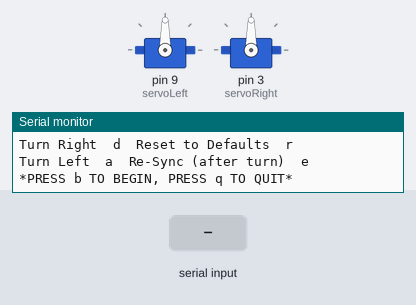
Bench run of a sketch on a simulated Arduino Uno, built with avr-gcc and run on an emulated ATmega328P. On the bench: 2 × servo, the last lines printed to the serial monitor. The test bench sets the inputs (shaded band).

Above: at 3.9 s.
4.0 s: "b" received over Serial
At 4.5 s:
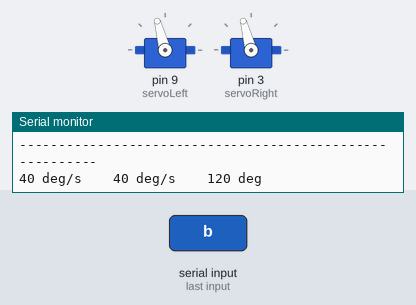
7.0 s: "s" received over Serial
At 9.2 s:
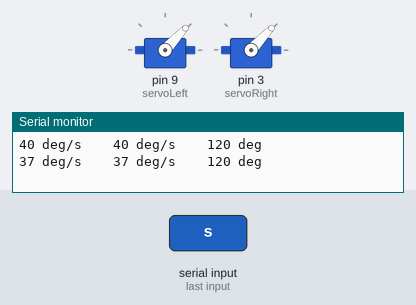
10.0 s: "a" received over Serial
13.0 s: "w" received over Serial
At 13.8 s:
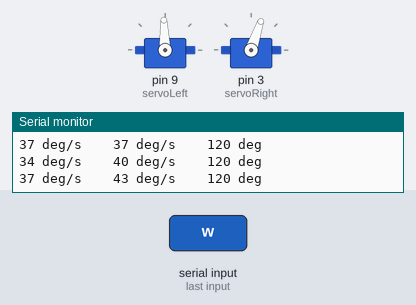
16.0 s: "z" received over Serial
19.0 s: "e" received over Serial
Timing chart, 0 to 69.5 s (numbered marks = the images above; inputs shaded):
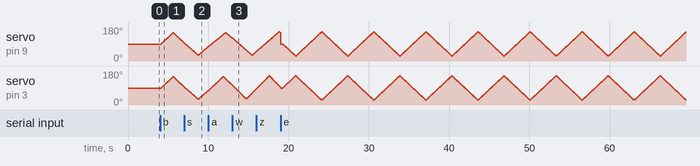

Measured:
- after the input at 4.0 s, servo on pin 9 (servoLeft), servo on pin 3 (servoRight): rises from 90° to 150° in 1.5 s, then falls to 95° in 1.4 s

The sketch:

fin_control.ino
```cpp
/* Created for ME 556 by Ross Schrader
 *  University of Alabama
 *  Dr. Vishesh Vikas
 *  December 2021
 *
 *  Project done by Ross Schrader, Brenin Douglas, Joseph Lulka
 *
 *  This is code to control a soft robotic manta ray. Controls fin movement using two servo motors.
 *
 *  see https://github.com/rhschrader/Bama-Ray
 *
 *  Contact Ross Schrader at rhschrader@crimson.ua.edu with any questions
*/

#include <Servo.h>

#include "Timer.h"

Timer t;

Servo servoLeft; // controls left servo
Servo servoRight; // controls right servo
char input = " ";

// timer events for movement of left and right servos
int leftControl;
int rightControl;

// the time delay between moving the left servo 1 degree (in milliseconds)
int left_rate = 25;
int right_rate = 25;

 // Maximum angle you want servo to reach (180 is full vertical (90 degrees up))
int left_maxDeg = 150;
int right_maxDeg = 150;

 // Minimum angle you want servo to reach (0 is 90 degrees down)
int left_minDeg = 30;
int right_minDeg = 30;

// Default values used to reset
int def_left_rate = left_rate;
int def_right_rate = right_rate;
int def_left_maxDeg = left_maxDeg;
int def_left_minDeg = left_minDeg;
int def_right_maxDeg = right_maxDeg;
int def_right_minDeg = right_minDeg;

// angular position of servos (0-180 degrees)
int left_pos = 0;
int right_pos = 0;

// boolean to track whether the sweep of the servo is moving up or down
bool left_up = true;
bool right_up = false;

// starts and stops the flapping
bool isRunning = false;

void setup() {
  Serial.begin(9600);

  // sets up the servos
  initializeServos();

  // reads the servo position and sets position variable to that
  left_pos = servoLeft.read();
  right_pos = servoRight.read();

  // initializes the Serial monitor
  initializeScreen();
  delay(500);

  // sets default timer events for moving the left and right servos
  leftControl = t.every(left_rate, left_move, 100000);
  rightControl = t.every(right_rate, right_move, 100000);

}

void loop() {

  // this loop executes the flapping of the fins
  while (isRunning == true){

    // gets an input from the serial monitor
    getSpd();

    // When pressing 'a' or 'd' to turn, the servos can get very out of sync. This function puts them back at the same position and speed
    if(input == 'e'){
      syncServos();
    }

    // Processing the input character and ajusting angular velocity of each servo accordingly
        /* Toy servo's like the ones we are using are typical controlled using the delay() function.
         *  (see Examples -> servo -> sweep under File in Arduino IDE). The delay function is used to set the amount of time between
         *  increasing or decreasing 1 degree of the servo, therefore controlling the angular velocity of the servo.
         *  The delay function is not ideal for our situation because no other processes can occur during the delay. In order to
         *  avoid this problem, I am using the "Timer.h" library (see https://playground.arduino.cc/Code/Timer/). This allows an event to occur
         *  every x amount of time without interupting the rest of the code. Usually these timers are set in the setup loop. The problem there is
         *  that you cannot change the time interval on which it occurs. To get around this problem, each time the user changes the angular velocity
         *  of the servos, the previous timer event must be stopped using t.stop() (used in changeLeft() and changeRight()). Then, a new timer event
         *  must be initiated using the new time interval (left_rate and right_rate). This is also done in changeLeft() and changeRight()
        */
    changeLeft();
    changeRight();

    printProperties();

    // updates all timer events
    t.update();

    // if q is pressed, flapping of the fins will quit
    if(input == 'q'){
     isRunning = false;
     initializeScreen();
    }
   }

   // this loop runs while there is no motion in the servos (after q has been pressed)
   while(isRunning == false){

    // receives an input from the serial monitor
    getSpd();

    // if the user presses b, the flapping will begin again
    if (input == 'b') {
      isRunning = true;
      propertyHeaders();
      printProperties();
    }


   }
}


// takes input character and changes the speed of the right servo accordingly
void changeRight(){
  // This block increases speed. By sending a 'w' to the serial monitor, the speed will increase
  if(input == 'w'){
    right_rate = right_rate - 2; // decreases the amount of time in between executing right_move
    t.stop(rightControl); // stops the timer event, a new one will be created
    rightControl = t.every(right_rate, right_move, 100000);
  }
  // This block slows the speed down. By sending an 's' to the serial monitor, the speed will decrease
  if(input == 's'){
    right_rate = right_rate + 2;
    t.stop(rightControl);
    rightControl = t.every(right_rate, right_move, 100000);
  }
  // This block turns the robot left by decreasing the speed of the left fin and increasing the speed of the right fin
  if(input == 'a'){
    right_rate = right_rate - 2;
    t.stop(rightControl);
    rightControl = t.every(right_rate, right_move, 100000);
  }
  // This block turns the robot right by decreasing the speed of the left fin and increasing the speed of the right fin
  if(input == 'd'){
    right_rate = right_rate + 2;
    t.stop(rightControl);
    rightControl = t.every(right_rate, right_move, 100000);
  }

  // changes the amplitude or 'range of degrees' that the servo travels in one sweep
  // this results in a change of 10 degrees wider
  if(input == 'z') {
    right_maxDeg = right_maxDeg + 5;
    right_minDeg = right_minDeg - 5;
  }

  // changes the amplitude or 'range of degrees' that the servo travels in one sweep
  // this results in a change of 10 degrees narrower
  if(input == 'x') {
    right_maxDeg = right_maxDeg - 5;
    right_minDeg = right_minDeg + 5;
  }

  // reverts all settings on the right servo to defaults
  if(input == 'r') {
    right_rate = def_right_rate;
    t.stop(rightControl);
    rightControl = t.every(right_rate, right_move, 100000);

    right_maxDeg = def_right_maxDeg;
    right_minDeg = def_right_minDeg;
  }
}


// takes input character and adjusts the speed of the left servo accordingly
void changeLeft(){
  // This block increases speed. By sending a 'w' to the serial monitor, the speed will increase
  if(input == 'w'){

    // subtracts 2 milliseconds
    left_rate = left_rate - 2;
    // this function moves the servo 1 degree every left_rate milliseconds, so angular velocity can be calculated as below
    t.stop(leftControl);

    leftControl = t.every(left_rate, left_move, 100000);
  }
  // This block slows the speed down. By sending an 's' to the serial monitor, the speed will decrease
  if(input == 's'){

    // adds 2 milliseconds
    left_rate = left_rate + 2;

    // calculates angular velocity in terms of deg/s
    // this function moves the servo 1 degree every left_rate milliseconds, so angular velocity can be calculated as below
    t.stop(leftControl);

    leftControl = t.every(left_rate, left_move, 100000);
  }
  // This block turns the stingray left by decreasing the speed of the left fin and increasing the speed of the right fin
  if(input == 'a'){
    left_rate = left_rate + 2;

    t.stop(leftControl);

    leftControl = t.every(left_rate, left_move, 100000);
  }
  // This block turns the stingray right by decreasing the speed of the left fin and increasing the speed of the right fin
  if(input == 'd'){
    left_rate = left_rate - 2;

    t.stop(leftControl);

    leftControl = t.every(left_rate, left_move, 100000);
  }

   // changes the amplitude or 'range of degrees' that the servo travels in one sweep
  // this results in a change of 10 degrees wider
  if(input == 'z') {
    left_maxDeg = left_maxDeg + 5;
    left_minDeg = left_minDeg - 5;
  }

  // changes the amplitude or 'range of degrees' that the servo travels in one sweep
  // this results in a change of 10 degrees narrower
  if(input == 'x') {
    left_maxDeg = left_maxDeg - 5;
    left_minDeg = left_minDeg + 5;
  }

  // reverts all settings of left servo to defaults
  if(input == 'r'){
    left_rate = def_left_rate;
    t.stop(leftControl);
    leftControl = t.every(left_rate, left_move, 100000);

    left_maxDeg = def_left_maxDeg;
    left_minDeg = def_left_minDeg;

  }
}

// The getSpd function receives an input character from the serial monitor
void getSpd() {
  if(Serial.available()){
        input = Serial.read();
    }
    else {
      input = ' ';
    }
}


// This function is what actually moves the right servo
void right_move(){

  // moving 0 -> 180
  if ((right_pos < right_maxDeg) && (right_up == false)){

    // increasing the degree by an increment of 1 and writing that position to the servo
    right_pos++;
    servoRight.write(right_pos);

    // checking if right position is equal to the maximum position
    if (right_pos == right_maxDeg){
    right_up = true;
    }
  }

  // moving 180 -> 0
  if ((right_pos > right_minDeg) && (right_up == true)){

    servoRight.write(right_pos);
    right_pos--;

    // if position is equal to minimum degree, setting bool right_up to true
    if (right_pos == right_minDeg){
    right_up = false;
    }
  }
}

void left_move(){

  // moving 0 -> 180
  if ((left_pos < left_maxDeg) && (left_up == true)){

    left_pos++;
    servoLeft.write(left_pos);

    if (left_pos == left_maxDeg){
    left_up = false;
    }

  }

  // moving 180 -> 0
  if ((left_pos > left_minDeg) && (left_up == false)){

    servoLeft.write(left_pos);
    left_pos--;

    if (left_pos == left_minDeg){
    left_up = true;
    }
  }
}

// Sets screen on initialization
void initializeScreen() {
  Serial.print("--------------------------------------------------\n");
  Serial.print("\t\tControls\n--------------------------------------------------");
  Serial.print("\n\nSpeed Up\tw\tIncrease Amplitude\tz\nSlow Down\ts\tDecrease Amplitude\tx\nTurn Right\td\tReset to Defaults\tr\nTurn Left\ta\tRe-Sync (after turn)\te\n\n");
  Serial.print("*PRESS b TO BEGIN, PRESS q TO QUIT*\n");
}

void propertyHeaders() {
  Serial.print("\n---------------------------------------------------------\n");
  Serial.print("\t\tProperties\nLeft Ang. Velo. \tRight Ang. Velo.\tAmplitude\n---------------------------------------------------------\n");
}

void printProperties() {
  if (input == 'w' || input == 's' || input == 'd' || input == 'a' || input == 'z' || input == 'x' || input == 'r' || input == 'b' || input == 'e'){

    /* The left_move() and right_move() functions work by moving the servos 1 degree every left_rate or right_rate milliseconds
    Therefore, the angular velocity of each servo can be calculated by dividing 1 degree by left_rate or
    right_rate milliseconds to achieve degrees per second*/
    int left_angVelo = 1 / (float(left_rate) / 1000);
    int right_angVelo = 1 / (float(right_rate) / 1000);

    // the way I have coded this the amplitude of both left and right servos will always be the same
    int amplitude = left_maxDeg - left_minDeg;

    Serial.print(left_angVelo);
    Serial.print(" deg/s\t\t");
    Serial.print(right_angVelo);
    Serial.print(" deg/s\t\t");
    Serial.print(amplitude);
    Serial.print(" deg\n");

  }
}

void syncServos(){
  int avgSpd = (left_rate + right_rate) / 2;
  t.stop(leftControl);
  t.stop(rightControl);
  if(left_pos <= 90){
    servoLeft.write(90);
    servoRight.write(90);
    right_up = true;
    left_up = true;
  }
  if(left_pos > 90) {
    servoLeft.write(90);
    servoRight.write(90);
    right_up = false;
    left_up = false;
  }
  delay(250);
  left_rate = avgSpd;
  right_rate = avgSpd;
  right_pos = servoRight.read();
  left_pos = servoLeft.read();
  leftControl = t.every(left_rate, left_move, 100000);
  rightControl = t.every(right_rate, right_move, 100000);

}

void initializeServos() {

  // attaching left servo to PWM pin 9 and right servo to PWM pin 10
  servoLeft.attach(9);
  servoRight.attach(3);

  // initializing both servos to 90 degrees, this is horizontal
  servoLeft.write(90);
  servoRight.write(90);

  // delays 2 seconds to ensure the servo reaches 90
  delay(2000);

}
```
